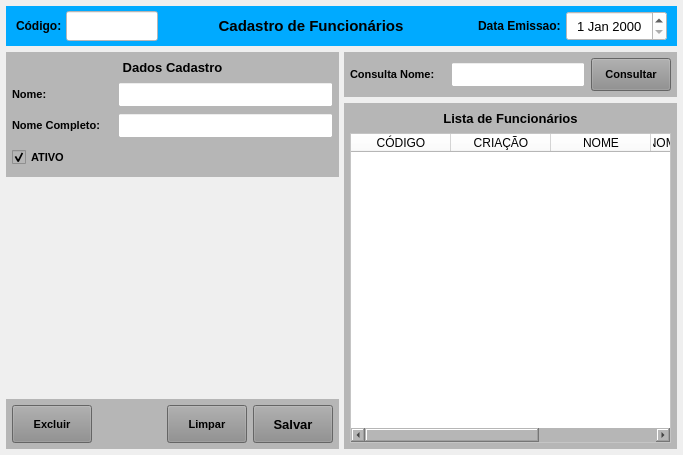
<?xml version="1.0" encoding="UTF-8"?>
<ui version="4.0">
 <class>MainWindow</class>
 <widget class="QMainWindow" name="MainWindow">
  <property name="geometry">
   <rect>
    <x>0</x>
    <y>0</y>
    <width>683</width>
    <height>455</height>
   </rect>
  </property>
  <property name="windowTitle">
   <string>Cadastro de Funcionários</string>
  </property>
  <property name="styleSheet">
   <string notr="true"/>
  </property>
  <widget class="QWidget" name="centralwidget">
   <layout class="QVBoxLayout" name="verticalLayout">
    <property name="spacing">
     <number>6</number>
    </property>
    <property name="leftMargin">
     <number>6</number>
    </property>
    <property name="topMargin">
     <number>6</number>
    </property>
    <property name="rightMargin">
     <number>6</number>
    </property>
    <property name="bottomMargin">
     <number>6</number>
    </property>
    <item>
     <widget class="QWidget" name="widget" native="true">
      <property name="minimumSize">
       <size>
        <width>0</width>
        <height>40</height>
       </size>
      </property>
      <property name="maximumSize">
       <size>
        <width>16777215</width>
        <height>40</height>
       </size>
      </property>
      <property name="styleSheet">
       <string notr="true">background-color: rgb(0, 170, 255);</string>
      </property>
      <layout class="QHBoxLayout" name="horizontalLayout">
       <property name="spacing">
        <number>2</number>
       </property>
       <property name="leftMargin">
        <number>10</number>
       </property>
       <property name="topMargin">
        <number>5</number>
       </property>
       <property name="rightMargin">
        <number>10</number>
       </property>
       <property name="bottomMargin">
        <number>5</number>
       </property>
       <item>
        <widget class="QLabel" name="label_4">
         <property name="minimumSize">
          <size>
           <width>48</width>
           <height>0</height>
          </size>
         </property>
         <property name="maximumSize">
          <size>
           <width>48</width>
           <height>16777215</height>
          </size>
         </property>
         <property name="font">
          <font>
           <pointsize>9</pointsize>
           <weight>75</weight>
           <bold>true</bold>
          </font>
         </property>
         <property name="styleSheet">
          <string notr="true"/>
         </property>
         <property name="text">
          <string>Código:</string>
         </property>
         <property name="alignment">
          <set>Qt::AlignLeading|Qt::AlignLeft|Qt::AlignVCenter</set>
         </property>
        </widget>
       </item>
       <item>
        <widget class="QLineEdit" name="line_Num">
         <property name="sizePolicy">
          <sizepolicy hsizetype="Preferred" vsizetype="Preferred">
           <horstretch>0</horstretch>
           <verstretch>0</verstretch>
          </sizepolicy>
         </property>
         <property name="minimumSize">
          <size>
           <width>92</width>
           <height>0</height>
          </size>
         </property>
         <property name="maximumSize">
          <size>
           <width>92</width>
           <height>16777215</height>
          </size>
         </property>
         <property name="font">
          <font>
           <pointsize>12</pointsize>
          </font>
         </property>
         <property name="styleSheet">
          <string notr="true">background-color: rgb(255, 255, 255);</string>
         </property>
         <property name="inputMask">
          <string/>
         </property>
         <property name="text">
          <string/>
         </property>
         <property name="frame">
          <bool>true</bool>
         </property>
         <property name="echoMode">
          <enum>QLineEdit::Normal</enum>
         </property>
         <property name="alignment">
          <set>Qt::AlignCenter</set>
         </property>
         <property name="dragEnabled">
          <bool>false</bool>
         </property>
         <property name="placeholderText">
          <string/>
         </property>
        </widget>
       </item>
       <item>
        <widget class="QLabel" name="label_13">
         <property name="sizePolicy">
          <sizepolicy hsizetype="Preferred" vsizetype="Preferred">
           <horstretch>0</horstretch>
           <verstretch>0</verstretch>
          </sizepolicy>
         </property>
         <property name="minimumSize">
          <size>
           <width>0</width>
           <height>0</height>
          </size>
         </property>
         <property name="font">
          <font>
           <pointsize>11</pointsize>
           <weight>75</weight>
           <bold>true</bold>
          </font>
         </property>
         <property name="styleSheet">
          <string notr="true"/>
         </property>
         <property name="text">
          <string>Cadastro de Funcionários</string>
         </property>
         <property name="alignment">
          <set>Qt::AlignCenter</set>
         </property>
        </widget>
       </item>
       <item>
        <widget class="QLabel" name="label_11">
         <property name="sizePolicy">
          <sizepolicy hsizetype="Preferred" vsizetype="Preferred">
           <horstretch>0</horstretch>
           <verstretch>0</verstretch>
          </sizepolicy>
         </property>
         <property name="minimumSize">
          <size>
           <width>100</width>
           <height>0</height>
          </size>
         </property>
         <property name="maximumSize">
          <size>
           <width>100</width>
           <height>16777215</height>
          </size>
         </property>
         <property name="font">
          <font>
           <pointsize>9</pointsize>
           <weight>75</weight>
           <bold>true</bold>
          </font>
         </property>
         <property name="styleSheet">
          <string notr="true"/>
         </property>
         <property name="text">
          <string>Data Emissao: </string>
         </property>
         <property name="alignment">
          <set>Qt::AlignRight|Qt::AlignTrailing|Qt::AlignVCenter</set>
         </property>
        </widget>
       </item>
       <item>
        <widget class="QDateEdit" name="date_Emissao">
         <property name="sizePolicy">
          <sizepolicy hsizetype="Preferred" vsizetype="Preferred">
           <horstretch>0</horstretch>
           <verstretch>0</verstretch>
          </sizepolicy>
         </property>
         <property name="minimumSize">
          <size>
           <width>101</width>
           <height>0</height>
          </size>
         </property>
         <property name="maximumSize">
          <size>
           <width>101</width>
           <height>16777215</height>
          </size>
         </property>
         <property name="font">
          <font>
           <pointsize>10</pointsize>
          </font>
         </property>
         <property name="styleSheet">
          <string notr="true">background-color: rgb(255, 255, 255);</string>
         </property>
         <property name="alignment">
          <set>Qt::AlignCenter</set>
         </property>
        </widget>
       </item>
      </layout>
     </widget>
    </item>
    <item>
     <widget class="QWidget" name="widget_2" native="true">
      <property name="styleSheet">
       <string notr="true"/>
      </property>
      <layout class="QHBoxLayout" name="horizontalLayout_3">
       <property name="spacing">
        <number>5</number>
       </property>
       <property name="leftMargin">
        <number>0</number>
       </property>
       <property name="topMargin">
        <number>0</number>
       </property>
       <property name="rightMargin">
        <number>0</number>
       </property>
       <property name="bottomMargin">
        <number>0</number>
       </property>
       <item>
        <widget class="QWidget" name="widget_4" native="true">
         <property name="minimumSize">
          <size>
           <width>0</width>
           <height>0</height>
          </size>
         </property>
         <property name="maximumSize">
          <size>
           <width>391</width>
           <height>16777215</height>
          </size>
         </property>
         <property name="styleSheet">
          <string notr="true"/>
         </property>
         <layout class="QVBoxLayout" name="verticalLayout_2">
          <property name="spacing">
           <number>5</number>
          </property>
          <property name="leftMargin">
           <number>0</number>
          </property>
          <property name="topMargin">
           <number>0</number>
          </property>
          <property name="rightMargin">
           <number>0</number>
          </property>
          <property name="bottomMargin">
           <number>0</number>
          </property>
          <item>
           <widget class="QWidget" name="widget_6" native="true">
            <property name="minimumSize">
             <size>
              <width>0</width>
              <height>0</height>
             </size>
            </property>
            <property name="maximumSize">
             <size>
              <width>16777215</width>
              <height>125</height>
             </size>
            </property>
            <property name="styleSheet">
             <string notr="true">background-color: rgb(182, 182, 182);</string>
            </property>
            <layout class="QVBoxLayout" name="verticalLayout_6">
             <property name="leftMargin">
              <number>6</number>
             </property>
             <property name="topMargin">
              <number>6</number>
             </property>
             <property name="rightMargin">
              <number>6</number>
             </property>
             <property name="bottomMargin">
              <number>6</number>
             </property>
             <item>
              <widget class="QLabel" name="label_3">
               <property name="minimumSize">
                <size>
                 <width>0</width>
                 <height>18</height>
                </size>
               </property>
               <property name="maximumSize">
                <size>
                 <width>16777215</width>
                 <height>18</height>
                </size>
               </property>
               <property name="font">
                <font>
                 <pointsize>10</pointsize>
                 <weight>75</weight>
                 <bold>true</bold>
                </font>
               </property>
               <property name="text">
                <string>Dados Cadastro</string>
               </property>
               <property name="alignment">
                <set>Qt::AlignCenter</set>
               </property>
              </widget>
             </item>
             <item>
              <widget class="QWidget" name="widget_14" native="true">
               <property name="maximumSize">
                <size>
                 <width>16777215</width>
                 <height>25</height>
                </size>
               </property>
               <layout class="QHBoxLayout" name="horizontalLayout_9">
                <property name="leftMargin">
                 <number>0</number>
                </property>
                <property name="topMargin">
                 <number>0</number>
                </property>
                <property name="rightMargin">
                 <number>0</number>
                </property>
                <property name="bottomMargin">
                 <number>0</number>
                </property>
                <item>
                 <widget class="QLabel" name="label_27">
                  <property name="minimumSize">
                   <size>
                    <width>0</width>
                    <height>0</height>
                   </size>
                  </property>
                  <property name="maximumSize">
                   <size>
                    <width>100</width>
                    <height>16777215</height>
                   </size>
                  </property>
                  <property name="font">
                   <font>
                    <pointsize>8</pointsize>
                    <weight>75</weight>
                    <bold>true</bold>
                   </font>
                  </property>
                  <property name="text">
                   <string>Nome:</string>
                  </property>
                  <property name="alignment">
                   <set>Qt::AlignLeading|Qt::AlignLeft|Qt::AlignVCenter</set>
                  </property>
                 </widget>
                </item>
                <item>
                 <widget class="QLineEdit" name="line_Descricao">
                  <property name="sizePolicy">
                   <sizepolicy hsizetype="Preferred" vsizetype="Preferred">
                    <horstretch>0</horstretch>
                    <verstretch>0</verstretch>
                   </sizepolicy>
                  </property>
                  <property name="minimumSize">
                   <size>
                    <width>0</width>
                    <height>0</height>
                   </size>
                  </property>
                  <property name="maximumSize">
                   <size>
                    <width>16777215</width>
                    <height>16777215</height>
                   </size>
                  </property>
                  <property name="font">
                   <font>
                    <pointsize>8</pointsize>
                   </font>
                  </property>
                  <property name="styleSheet">
                   <string notr="true">background-color: rgb(255, 255, 255);</string>
                  </property>
                  <property name="text">
                   <string/>
                  </property>
                  <property name="maxLength">
                   <number>45</number>
                  </property>
                  <property name="alignment">
                   <set>Qt::AlignLeading|Qt::AlignLeft|Qt::AlignVCenter</set>
                  </property>
                 </widget>
                </item>
               </layout>
              </widget>
             </item>
             <item>
              <widget class="QWidget" name="widget_16" native="true">
               <property name="maximumSize">
                <size>
                 <width>16777215</width>
                 <height>25</height>
                </size>
               </property>
               <layout class="QHBoxLayout" name="horizontalLayout_11">
                <property name="leftMargin">
                 <number>0</number>
                </property>
                <property name="topMargin">
                 <number>0</number>
                </property>
                <property name="rightMargin">
                 <number>0</number>
                </property>
                <property name="bottomMargin">
                 <number>0</number>
                </property>
                <item>
                 <widget class="QLabel" name="label_28">
                  <property name="minimumSize">
                   <size>
                    <width>0</width>
                    <height>0</height>
                   </size>
                  </property>
                  <property name="maximumSize">
                   <size>
                    <width>100</width>
                    <height>16777215</height>
                   </size>
                  </property>
                  <property name="font">
                   <font>
                    <pointsize>8</pointsize>
                    <weight>75</weight>
                    <bold>true</bold>
                   </font>
                  </property>
                  <property name="text">
                   <string>Nome Completo:</string>
                  </property>
                  <property name="alignment">
                   <set>Qt::AlignLeading|Qt::AlignLeft|Qt::AlignVCenter</set>
                  </property>
                 </widget>
                </item>
                <item>
                 <widget class="QLineEdit" name="line_Nome_Completo">
                  <property name="sizePolicy">
                   <sizepolicy hsizetype="Preferred" vsizetype="Preferred">
                    <horstretch>0</horstretch>
                    <verstretch>0</verstretch>
                   </sizepolicy>
                  </property>
                  <property name="minimumSize">
                   <size>
                    <width>0</width>
                    <height>0</height>
                   </size>
                  </property>
                  <property name="maximumSize">
                   <size>
                    <width>16777215</width>
                    <height>16777215</height>
                   </size>
                  </property>
                  <property name="font">
                   <font>
                    <pointsize>8</pointsize>
                   </font>
                  </property>
                  <property name="styleSheet">
                   <string notr="true">background-color: rgb(255, 255, 255);</string>
                  </property>
                  <property name="text">
                   <string/>
                  </property>
                  <property name="maxLength">
                   <number>45</number>
                  </property>
                  <property name="alignment">
                   <set>Qt::AlignLeading|Qt::AlignLeft|Qt::AlignVCenter</set>
                  </property>
                 </widget>
                </item>
               </layout>
              </widget>
             </item>
             <item>
              <widget class="QWidget" name="widget_15" native="true">
               <layout class="QHBoxLayout" name="horizontalLayout_10">
                <property name="leftMargin">
                 <number>0</number>
                </property>
                <property name="topMargin">
                 <number>0</number>
                </property>
                <property name="rightMargin">
                 <number>0</number>
                </property>
                <property name="bottomMargin">
                 <number>0</number>
                </property>
                <item>
                 <widget class="QCheckBox" name="check_Ativo">
                  <property name="sizePolicy">
                   <sizepolicy hsizetype="Preferred" vsizetype="Preferred">
                    <horstretch>0</horstretch>
                    <verstretch>0</verstretch>
                   </sizepolicy>
                  </property>
                  <property name="maximumSize">
                   <size>
                    <width>16777215</width>
                    <height>25</height>
                   </size>
                  </property>
                  <property name="font">
                   <font>
                    <pointsize>8</pointsize>
                    <weight>75</weight>
                    <bold>true</bold>
                   </font>
                  </property>
                  <property name="text">
                   <string>ATIVO</string>
                  </property>
                  <property name="checked">
                   <bool>true</bool>
                  </property>
                 </widget>
                </item>
               </layout>
              </widget>
             </item>
            </layout>
           </widget>
          </item>
          <item>
           <widget class="QWidget" name="widget_7" native="true"/>
          </item>
          <item>
           <widget class="QWidget" name="widget_3" native="true">
            <property name="minimumSize">
             <size>
              <width>0</width>
              <height>50</height>
             </size>
            </property>
            <property name="maximumSize">
             <size>
              <width>16777215</width>
              <height>50</height>
             </size>
            </property>
            <property name="styleSheet">
             <string notr="true">background-color: rgb(182, 182, 182);</string>
            </property>
            <layout class="QHBoxLayout" name="horizontalLayout_2">
             <property name="spacing">
              <number>6</number>
             </property>
             <property name="leftMargin">
              <number>6</number>
             </property>
             <property name="topMargin">
              <number>6</number>
             </property>
             <property name="rightMargin">
              <number>6</number>
             </property>
             <property name="bottomMargin">
              <number>6</number>
             </property>
             <item>
              <widget class="QPushButton" name="btn_Excluir">
               <property name="sizePolicy">
                <sizepolicy hsizetype="Fixed" vsizetype="Preferred">
                 <horstretch>0</horstretch>
                 <verstretch>0</verstretch>
                </sizepolicy>
               </property>
               <property name="maximumSize">
                <size>
                 <width>80</width>
                 <height>16777215</height>
                </size>
               </property>
               <property name="font">
                <font>
                 <pointsize>8</pointsize>
                 <weight>75</weight>
                 <bold>true</bold>
                </font>
               </property>
               <property name="cursor">
                <cursorShape>PointingHandCursor</cursorShape>
               </property>
               <property name="layoutDirection">
                <enum>Qt::LeftToRight</enum>
               </property>
               <property name="autoFillBackground">
                <bool>false</bool>
               </property>
               <property name="styleSheet">
                <string notr="true">background-color: rgb(141, 141, 141);</string>
               </property>
               <property name="text">
                <string>Excluir</string>
               </property>
               <property name="checkable">
                <bool>false</bool>
               </property>
               <property name="autoDefault">
                <bool>false</bool>
               </property>
               <property name="default">
                <bool>false</bool>
               </property>
               <property name="flat">
                <bool>false</bool>
               </property>
              </widget>
             </item>
             <item>
              <widget class="QLabel" name="label">
               <property name="text">
                <string/>
               </property>
              </widget>
             </item>
             <item>
              <widget class="QPushButton" name="btn_Limpar">
               <property name="sizePolicy">
                <sizepolicy hsizetype="Fixed" vsizetype="Preferred">
                 <horstretch>0</horstretch>
                 <verstretch>0</verstretch>
                </sizepolicy>
               </property>
               <property name="maximumSize">
                <size>
                 <width>80</width>
                 <height>16777215</height>
                </size>
               </property>
               <property name="font">
                <font>
                 <pointsize>8</pointsize>
                 <weight>75</weight>
                 <bold>true</bold>
                </font>
               </property>
               <property name="cursor">
                <cursorShape>PointingHandCursor</cursorShape>
               </property>
               <property name="layoutDirection">
                <enum>Qt::LeftToRight</enum>
               </property>
               <property name="autoFillBackground">
                <bool>false</bool>
               </property>
               <property name="styleSheet">
                <string notr="true">background-color: rgb(141, 141, 141);</string>
               </property>
               <property name="text">
                <string>Limpar</string>
               </property>
               <property name="checkable">
                <bool>false</bool>
               </property>
               <property name="autoDefault">
                <bool>false</bool>
               </property>
               <property name="default">
                <bool>false</bool>
               </property>
               <property name="flat">
                <bool>false</bool>
               </property>
              </widget>
             </item>
             <item>
              <widget class="QPushButton" name="btn_Salvar">
               <property name="sizePolicy">
                <sizepolicy hsizetype="Fixed" vsizetype="Preferred">
                 <horstretch>0</horstretch>
                 <verstretch>0</verstretch>
                </sizepolicy>
               </property>
               <property name="maximumSize">
                <size>
                 <width>80</width>
                 <height>16777215</height>
                </size>
               </property>
               <property name="font">
                <font>
                 <pointsize>10</pointsize>
                 <weight>75</weight>
                 <bold>true</bold>
                </font>
               </property>
               <property name="cursor">
                <cursorShape>PointingHandCursor</cursorShape>
               </property>
               <property name="styleSheet">
                <string notr="true">background-color: rgb(141, 141, 141);</string>
               </property>
               <property name="text">
                <string>Salvar</string>
               </property>
              </widget>
             </item>
            </layout>
           </widget>
          </item>
         </layout>
        </widget>
       </item>
       <item>
        <widget class="QWidget" name="widget_5" native="true">
         <property name="styleSheet">
          <string notr="true"/>
         </property>
         <layout class="QVBoxLayout" name="verticalLayout_5">
          <property name="leftMargin">
           <number>0</number>
          </property>
          <property name="topMargin">
           <number>0</number>
          </property>
          <property name="rightMargin">
           <number>0</number>
          </property>
          <property name="bottomMargin">
           <number>0</number>
          </property>
          <item>
           <widget class="QWidget" name="widget_12" native="true">
            <property name="maximumSize">
             <size>
              <width>16777215</width>
              <height>45</height>
             </size>
            </property>
            <property name="sizeIncrement">
             <size>
              <width>0</width>
              <height>45</height>
             </size>
            </property>
            <property name="styleSheet">
             <string notr="true">background-color: rgb(182, 182, 182);</string>
            </property>
            <layout class="QHBoxLayout" name="horizontalLayout_7">
             <property name="leftMargin">
              <number>6</number>
             </property>
             <property name="topMargin">
              <number>6</number>
             </property>
             <property name="rightMargin">
              <number>6</number>
             </property>
             <property name="bottomMargin">
              <number>6</number>
             </property>
             <item>
              <widget class="QLabel" name="label_6">
               <property name="minimumSize">
                <size>
                 <width>0</width>
                 <height>0</height>
                </size>
               </property>
               <property name="maximumSize">
                <size>
                 <width>95</width>
                 <height>16777215</height>
                </size>
               </property>
               <property name="font">
                <font>
                 <pointsize>8</pointsize>
                 <weight>75</weight>
                 <bold>true</bold>
                </font>
               </property>
               <property name="text">
                <string>Consulta Nome:</string>
               </property>
               <property name="alignment">
                <set>Qt::AlignLeading|Qt::AlignLeft|Qt::AlignVCenter</set>
               </property>
              </widget>
             </item>
             <item>
              <widget class="QLineEdit" name="line_Consulta">
               <property name="sizePolicy">
                <sizepolicy hsizetype="Preferred" vsizetype="Preferred">
                 <horstretch>0</horstretch>
                 <verstretch>0</verstretch>
                </sizepolicy>
               </property>
               <property name="minimumSize">
                <size>
                 <width>0</width>
                 <height>25</height>
                </size>
               </property>
               <property name="maximumSize">
                <size>
                 <width>16777215</width>
                 <height>25</height>
                </size>
               </property>
               <property name="font">
                <font>
                 <pointsize>8</pointsize>
                </font>
               </property>
               <property name="styleSheet">
                <string notr="true">background-color: rgb(255, 255, 255);</string>
               </property>
               <property name="inputMask">
                <string/>
               </property>
               <property name="alignment">
                <set>Qt::AlignLeading|Qt::AlignLeft|Qt::AlignVCenter</set>
               </property>
              </widget>
             </item>
             <item>
              <widget class="QPushButton" name="btn_Consulta">
               <property name="sizePolicy">
                <sizepolicy hsizetype="Preferred" vsizetype="Preferred">
                 <horstretch>0</horstretch>
                 <verstretch>0</verstretch>
                </sizepolicy>
               </property>
               <property name="minimumSize">
                <size>
                 <width>80</width>
                 <height>0</height>
                </size>
               </property>
               <property name="maximumSize">
                <size>
                 <width>80</width>
                 <height>16777215</height>
                </size>
               </property>
               <property name="font">
                <font>
                 <pointsize>8</pointsize>
                 <weight>75</weight>
                 <bold>true</bold>
                </font>
               </property>
               <property name="cursor">
                <cursorShape>PointingHandCursor</cursorShape>
               </property>
               <property name="layoutDirection">
                <enum>Qt::LeftToRight</enum>
               </property>
               <property name="autoFillBackground">
                <bool>false</bool>
               </property>
               <property name="styleSheet">
                <string notr="true">background-color: rgb(141, 141, 141);</string>
               </property>
               <property name="text">
                <string>Consultar</string>
               </property>
               <property name="checkable">
                <bool>false</bool>
               </property>
               <property name="autoDefault">
                <bool>false</bool>
               </property>
               <property name="default">
                <bool>false</bool>
               </property>
               <property name="flat">
                <bool>false</bool>
               </property>
              </widget>
             </item>
            </layout>
           </widget>
          </item>
          <item>
           <widget class="QWidget" name="widget_11" native="true">
            <property name="styleSheet">
             <string notr="true">background-color: rgb(182, 182, 182);</string>
            </property>
            <layout class="QVBoxLayout" name="verticalLayout_4">
             <property name="leftMargin">
              <number>6</number>
             </property>
             <property name="topMargin">
              <number>6</number>
             </property>
             <property name="rightMargin">
              <number>6</number>
             </property>
             <property name="bottomMargin">
              <number>6</number>
             </property>
             <item>
              <widget class="QLabel" name="label_5">
               <property name="minimumSize">
                <size>
                 <width>0</width>
                 <height>18</height>
                </size>
               </property>
               <property name="maximumSize">
                <size>
                 <width>16777215</width>
                 <height>18</height>
                </size>
               </property>
               <property name="font">
                <font>
                 <pointsize>10</pointsize>
                 <weight>75</weight>
                 <bold>true</bold>
                </font>
               </property>
               <property name="text">
                <string>Lista de Funcionários</string>
               </property>
               <property name="alignment">
                <set>Qt::AlignCenter</set>
               </property>
              </widget>
             </item>
             <item>
              <widget class="QTableWidget" name="table_Lista">
               <property name="sizePolicy">
                <sizepolicy hsizetype="Preferred" vsizetype="Preferred">
                 <horstretch>0</horstretch>
                 <verstretch>0</verstretch>
                </sizepolicy>
               </property>
               <property name="font">
                <font>
                 <pointsize>9</pointsize>
                </font>
               </property>
               <property name="styleSheet">
                <string notr="true">background-color: rgb(255, 255, 255);</string>
               </property>
               <attribute name="verticalHeaderDefaultSectionSize">
                <number>0</number>
               </attribute>
               <attribute name="verticalHeaderMinimumSectionSize">
                <number>0</number>
               </attribute>
               <column>
                <property name="text">
                 <string>CÓDIGO</string>
                </property>
               </column>
               <column>
                <property name="text">
                 <string>CRIAÇÃO</string>
                </property>
               </column>
               <column>
                <property name="text">
                 <string>NOME</string>
                </property>
               </column>
               <column>
                <property name="text">
                 <string>NOME COMPLETO</string>
                </property>
               </column>
               <column>
                <property name="text">
                 <string>ATIVO</string>
                </property>
               </column>
              </widget>
             </item>
            </layout>
           </widget>
          </item>
         </layout>
        </widget>
       </item>
      </layout>
     </widget>
    </item>
   </layout>
  </widget>
 </widget>
 <resources/>
 <connections/>
</ui>
